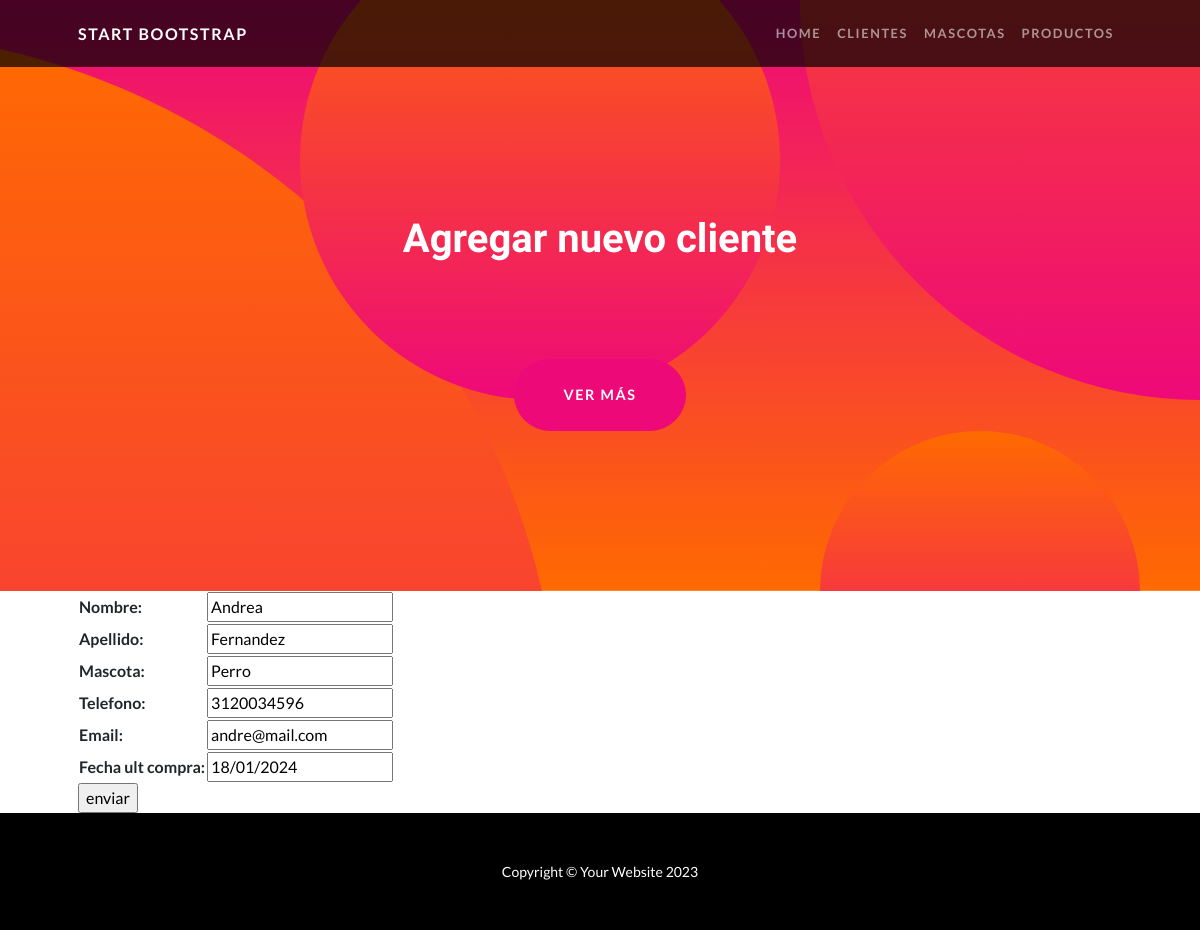
/apptienda/clientes_update/1, run on the app's committed database.
### apptienda/models.py (models this page shows, shortened)
class Cliente(models.Model):
    nombre=models.CharField(max_length=50)
    apellido= models.CharField(max_length=50)
    mascota= models.CharField(max_length=50)
    telefono=models.IntegerField()
    email = models.EmailField()
    fecha_ult_compra = models.DateField()

### apptienda/views.py (the view)
# urls.py: path('clientes_update/<int:pk>', ClientesUpdate.as_view(), name='cliente_update'),
class ClientesUpdate(UpdateView):
    model=Cliente
    fields=['nombre','apellido','mascota','telefono','email','fecha_ult_compra']
    success_url=reverse_lazy('clientes')

### apptienda/templates/apptienda/cliente_form.html (shortened to what this page needs)
{% extends 'apptienda/home.html' %}
{% block title %}
    <h1 class="mb-5">Agregar nuevo cliente</h1>
{% endblock title %}
{% block contenido %}
    <form action="" method="post">
        <table>
            {{form.as_table }}
        </table>
        <input type="submit" value="enviar" style="display: block;">
    </form>
{% endblock contenido %}

### data on the page
Cliente: nombre "Andrea", apellido "Fernandez", mascota "Perro", telefono "3120034596", email "andre@mail.com", fecha_ult_compra "18/01/2024"
